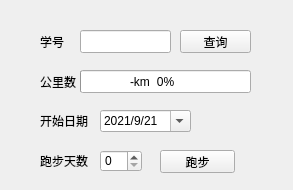
<?xml version="1.0" encoding="UTF-8"?>
<ui version="4.0">
 <class>Form0</class>
 <widget class="QWidget" name="Form0">
  <property name="geometry">
   <rect>
    <x>0</x>
    <y>0</y>
    <width>293</width>
    <height>190</height>
   </rect>
  </property>
  <property name="maximumSize">
   <size>
    <width>293</width>
    <height>190</height>
   </size>
  </property>
  <property name="windowTitle">
   <string>无情的跑步机器</string>
  </property>
  <widget class="QLabel" name="label_2">
   <property name="geometry">
    <rect>
     <x>40</x>
     <y>70</y>
     <width>41</width>
     <height>23</height>
    </rect>
   </property>
   <property name="text">
    <string>公里数</string>
   </property>
  </widget>
  <widget class="QLabel" name="dis">
   <property name="geometry">
    <rect>
     <x>130</x>
     <y>70</y>
     <width>41</width>
     <height>23</height>
    </rect>
   </property>
   <property name="text">
    <string>-km</string>
   </property>
  </widget>
  <widget class="QLineEdit" name="stu_no">
   <property name="geometry">
    <rect>
     <x>80</x>
     <y>30</y>
     <width>91</width>
     <height>23</height>
    </rect>
   </property>
   <property name="text">
    <string/>
   </property>
  </widget>
  <widget class="QProgressBar" name="pbar">
   <property name="geometry">
    <rect>
     <x>80</x>
     <y>70</y>
     <width>171</width>
     <height>23</height>
    </rect>
   </property>
   <property name="value">
    <number>0</number>
   </property>
  </widget>
  <widget class="QPushButton" name="query">
   <property name="geometry">
    <rect>
     <x>180</x>
     <y>30</y>
     <width>71</width>
     <height>23</height>
    </rect>
   </property>
   <property name="text">
    <string>查询</string>
   </property>
  </widget>
  <widget class="QLabel" name="label">
   <property name="geometry">
    <rect>
     <x>40</x>
     <y>30</y>
     <width>41</width>
     <height>23</height>
    </rect>
   </property>
   <property name="text">
    <string>学号</string>
   </property>
  </widget>
  <widget class="QLabel" name="label_4">
   <property name="geometry">
    <rect>
     <x>40</x>
     <y>110</y>
     <width>54</width>
     <height>21</height>
    </rect>
   </property>
   <property name="text">
    <string>开始日期</string>
   </property>
  </widget>
  <widget class="QLabel" name="label_5">
   <property name="geometry">
    <rect>
     <x>40</x>
     <y>150</y>
     <width>54</width>
     <height>21</height>
    </rect>
   </property>
   <property name="text">
    <string>跑步天数</string>
   </property>
  </widget>
  <widget class="QSpinBox" name="run_days">
   <property name="geometry">
    <rect>
     <x>100</x>
     <y>150</y>
     <width>42</width>
     <height>22</height>
    </rect>
   </property>
  </widget>
  <widget class="QPushButton" name="runrun">
   <property name="geometry">
    <rect>
     <x>160</x>
     <y>150</y>
     <width>75</width>
     <height>23</height>
    </rect>
   </property>
   <property name="text">
    <string>跑步</string>
   </property>
  </widget>
  <widget class="QDateTimeEdit" name="stime">
   <property name="geometry">
    <rect>
     <x>100</x>
     <y>110</y>
     <width>91</width>
     <height>22</height>
    </rect>
   </property>
   <property name="dateTime">
    <datetime>
     <hour>18</hour>
     <minute>31</minute>
     <second>12</second>
     <year>2021</year>
     <month>9</month>
     <day>21</day>
    </datetime>
   </property>
   <property name="maximumDateTime">
    <datetime>
     <hour>23</hour>
     <minute>59</minute>
     <second>59</second>
     <year>2099</year>
     <month>12</month>
     <day>31</day>
    </datetime>
   </property>
   <property name="minimumDateTime">
    <datetime>
     <hour>0</hour>
     <minute>0</minute>
     <second>0</second>
     <year>2021</year>
     <month>9</month>
     <day>14</day>
    </datetime>
   </property>
   <property name="displayFormat">
    <string>yyyy/M/d</string>
   </property>
   <property name="calendarPopup">
    <bool>true</bool>
   </property>
  </widget>
  <zorder>pbar</zorder>
  <zorder>label_2</zorder>
  <zorder>dis</zorder>
  <zorder>stu_no</zorder>
  <zorder>query</zorder>
  <zorder>label</zorder>
  <zorder>label_4</zorder>
  <zorder>label_5</zorder>
  <zorder>run_days</zorder>
  <zorder>runrun</zorder>
  <zorder>stime</zorder>
 </widget>
 <resources/>
 <connections/>
</ui>
